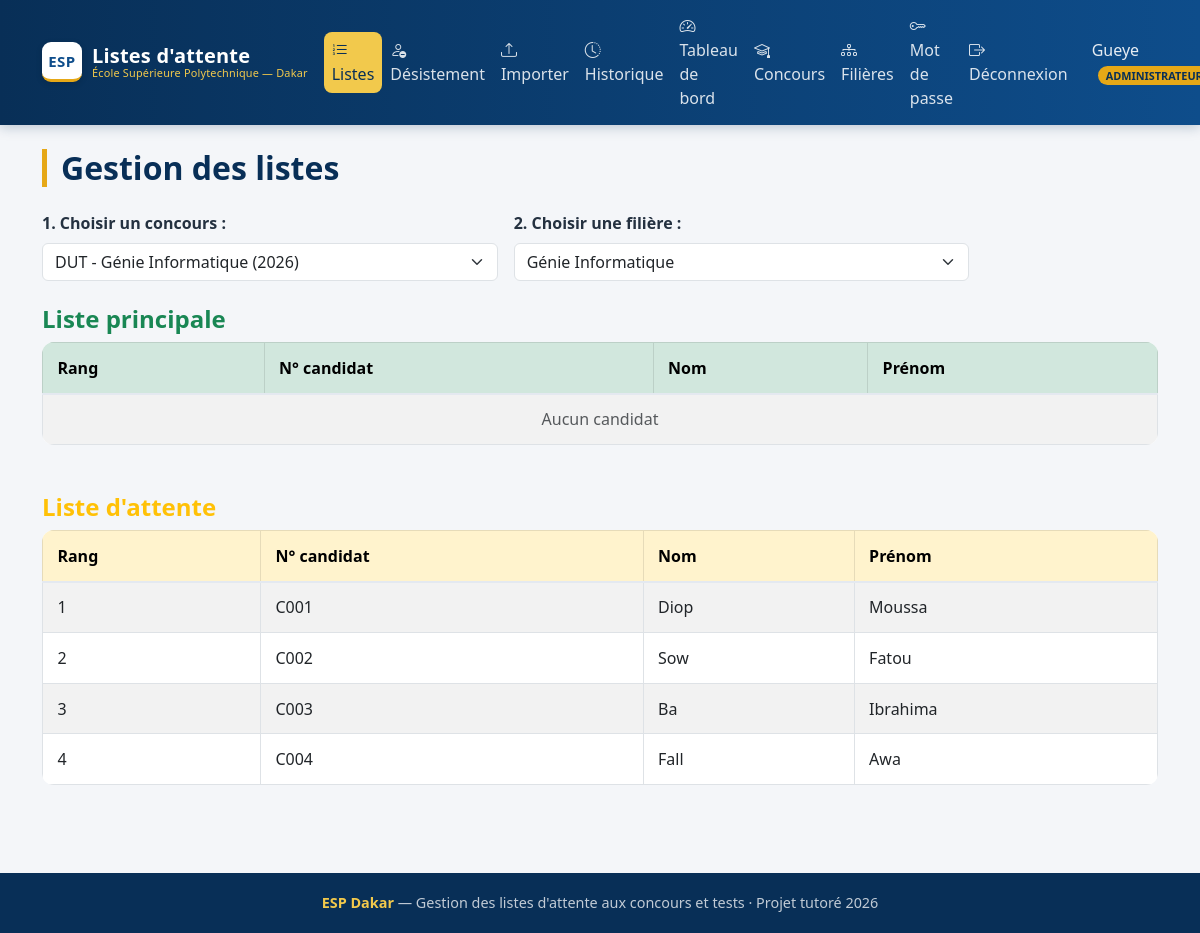
The page /pages/listes.php?concours=1 (signed in) on the database as committed earlier.
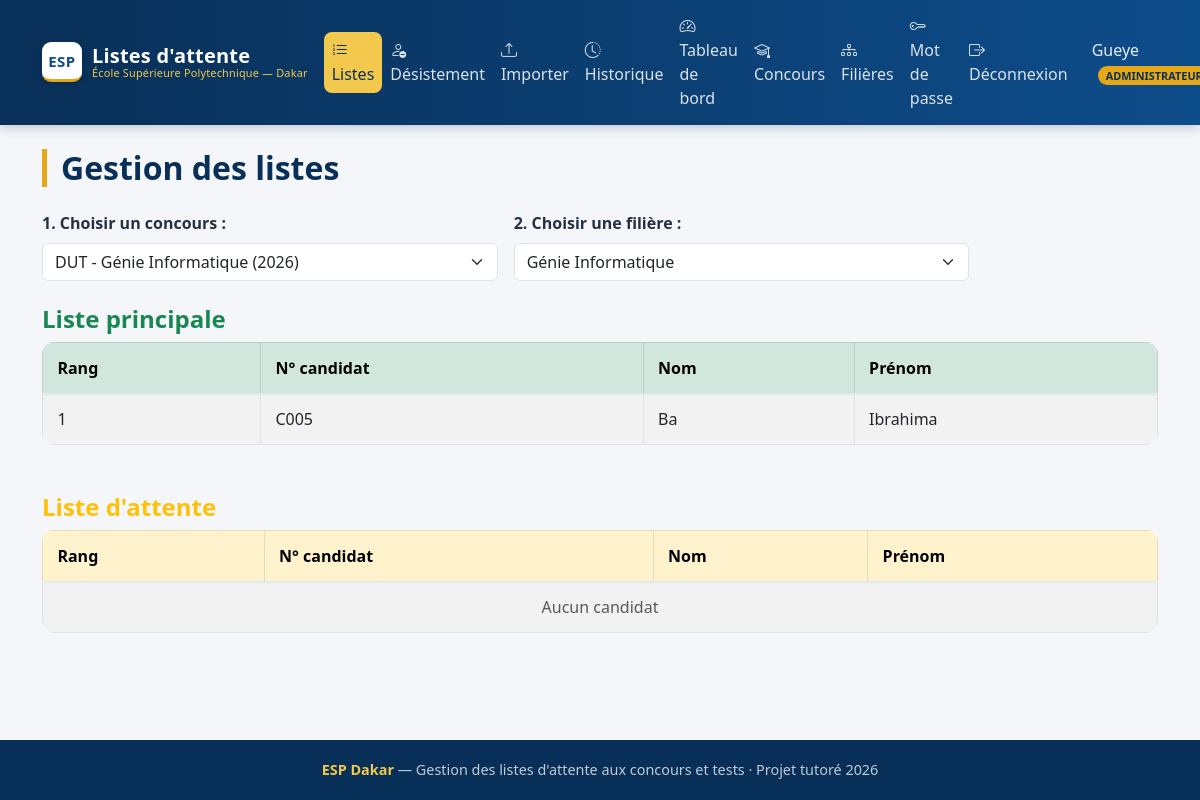
The same page on the database as committed later.
### tables this page shows
CREATE TABLE inscriptions (
    id INT AUTO_INCREMENT PRIMARY KEY,
    rang INT NOT NULL,
    date_inscription DATE NOT NULL,
    candidat_id INT,
    liste_id INT,
    FOREIGN KEY (candidat_id) REFERENCES utilisateurs(id),
    FOREIGN KEY (liste_id) REFERENCES listes(id)
);

CREATE TABLE utilisateurs (
    id INT AUTO_INCREMENT PRIMARY KEY,
    nom VARCHAR(100) NOT NULL,
    prenom VARCHAR(100) NOT NULL,
    email VARCHAR(150) NOT NULL UNIQUE,
    telephone VARCHAR(20),
    mot_de_passe VARCHAR(255) NOT NULL,
    role ENUM('administrateur', 'agent', 'candidat') NOT NULL,
    service VARCHAR(100),
    departement VARCHAR(100),
    numero_candidat VARCHAR(50),
    date_naissance DATE,
    date_creation TIMESTAMP DEFAULT CURRENT_TIMESTAMP
);

### pages/listes.php (the view, shortened to what this page needs)
<?php
require '../config/database.php';
include '../includes/header.php';
$concours = $pdo->query("SELECT * FROM concours ORDER BY type, departement")->fetchAll();
$concoursChoisi = isset($_GET['concours']) ? (int) $_GET['concours'] : ($concours[0]['id'] ?? 0);
$reqFilieres = $pdo->prepare("SELECT * FROM filieres WHERE concours_id = ? ORDER BY nom");
$reqFilieres->execute([$concoursChoisi]);
$filieres = $reqFilieres->fetchAll();
$filiereChoisie = isset($_GET['filiere']) ? (int) $_GET['filiere'] : ($filieres[0]['id'] ?? 0);
function getCandidats($pdo, $filiereId, $typeListe) {
    $requete = $pdo->prepare("
        SELECT i.rang, u.nom, u.prenom, u.numero_candidat
        FROM inscriptions i
        JOIN utilisateurs u ON i.candidat_id = u.id
        JOIN listes l ON i.liste_id = l.id
        WHERE l.filiere_id = ? AND l.type = ?
        ORDER BY i.rang ASC
    ");
    $requete->execute([$filiereId, $typeListe]);
    return $requete->fetchAll();
}
$principale = getCandidats($pdo, $filiereChoisie, 'principale');
$attente = getCandidats($pdo, $filiereChoisie, 'attente');
?>
<h2 class="page-title">Gestion des listes</h2>
<form method="GET" class="mb-4">
    <div class="row g-3">
        <div class="col-md-5">
            <label class="form-label fw-bold">1. Choisir un concours :</label>
            <select name="concours" class="form-select" onchange="this.form.submit()">
                <?php foreach ($concours as $c): ?>
                    <option value="<?= $c['id'] ?>" <?= ($c['id'] == $concoursChoisi) ? 'selected' : '' ?>>
                        <?= htmlspecialchars($c['type'] . ' - ' . $c['departement'] . ' (' . $c['annee'] . ')') ?>
                    </option>
                <?php endforeach; ?>
            </select>
        </div>
        <div class="col-md-5">
            <label class="form-label fw-bold">2. Choisir une filière :</label>
            <select name="filiere" class="form-select" onchange="this.form.submit()">
                <?php foreach ($filieres as $f): ?>
                    <option value="<?= $f['id'] ?>" <?= ($f['id'] == $filiereChoisie) ? 'selected' : '' ?>>
                        <?= htmlspecialchars($f['nom']) ?>
                    </option>
                <?php endforeach; ?>
            </select>
        </div>
    </div>
</form>
<h4 class="text-success">Liste principale</h4>
<table class="table table-striped table-bordered mb-5">
    <thead class="table-success">
        <tr><th>Rang</th><th>N° candidat</th><th>Nom</th><th>Prénom</th></tr>
    </thead>
    <tbody>
        <?php if (count($principale) === 0): ?>
            <tr><td colspan="4" class="text-center text-muted">Aucun candidat</td></tr>
        <?php else: ?>
            <?php foreach ($principale as $c): ?>
                <tr>
                    <td><?= $c['rang'] ?></td>
                    <td><?= htmlspecialchars($c['numero_candidat']) ?></td>
                    <td><?= htmlspecialchars($c['nom']) ?></td>
                    <td><?= htmlspecialchars($c['prenom']) ?></td>
                </tr>
            <?php endforeach; ?>
        <?php endif; ?>
    </tbody>
</table>
<h4 class="text-warning">Liste d'attente</h4>
<table class="table table-striped table-bordered">
    <thead class="table-warning">
        <tr><th>Rang</th><th>N° candidat</th><th>Nom</th><th>Prénom</th></tr>
    </thead>
    <tbody>
        <?php if (count($attente) === 0): ?>
            <tr><td colspan="4" class="text-center text-muted">Aucun candidat</td></tr>
        <?php else: ?>
            <?php foreach ($attente as $c): ?>
                <tr>
                    <td><?= $c['rang'] ?></td>
                    <td><?= htmlspecialchars($c['numero_candidat']) ?></td>
                    <td><?= htmlspecialchars($c['nom']) ?></td>
                    <td><?= htmlspecialchars($c['prenom']) ?></td>
                </tr>
            <?php endforeach; ?>
        <?php endif; ?>
    </tbody>
</table>
<?php include '../includes/footer.php'; ?>

Rows that differ between the two databases and show on the page:
removed inscriptions: rang "1", candidat.numero_candidat "C001", candidat.nom "Diop", candidat.prenom "Moussa", shown under "Liste d'attente"
removed inscriptions: rang "2", candidat.numero_candidat "C002", candidat.nom "Sow", candidat.prenom "Fatou", shown under "Liste d'attente"
removed inscriptions: rang "3", candidat.numero_candidat "C003", candidat.nom "Ba", candidat.prenom "Ibrahima", shown under "Liste d'attente"
removed inscriptions: rang "4", candidat.numero_candidat "C004", candidat.nom "Fall", candidat.prenom "Awa", shown under "Liste d'attente"
added inscriptions: rang "1", candidat.numero_candidat "C005", candidat.nom "Ba", candidat.prenom "Ibrahima", shown under "Liste principale"
